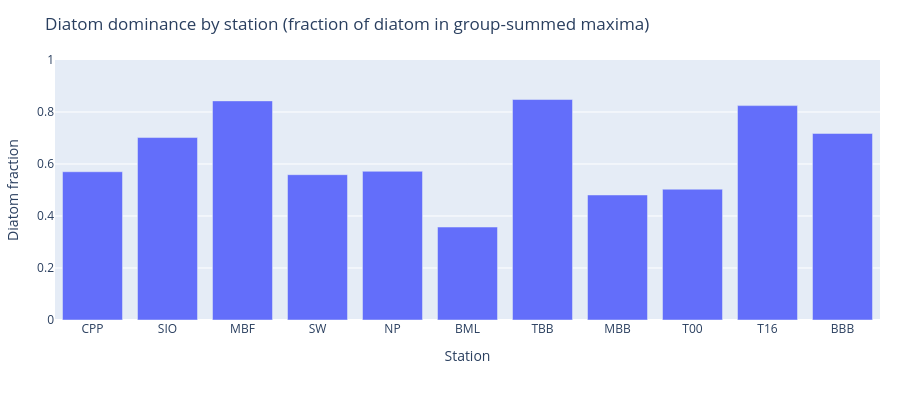

Write notebook code for a chart like this one.
### Code cell
pivot = site_group.pivot_table(index="site_code", columns="phyto_group", values="max_cells", aggfunc="sum").fillna(0)
pivot["total"] = pivot.sum(axis=1)
pivot["diatom_frac"] = np.where(pivot["total"] > 0, pivot.get("diatom", 0) / pivot["total"], np.nan)

dom = pivot.reset_index()[["site_code", "diatom_frac"]]
dom["site_code"] = pd.Categorical(dom["site_code"], categories=site_order, ordered=True)

fig2 = px.bar(
    dom,
    x="site_code",
    y="diatom_frac",
    title="Diatom dominance by station (fraction of diatom in group-summed maxima)",
    labels={"site_code": "Station", "diatom_frac": "Diatom fraction"},
)
fig2.update_yaxes(range=[0, 1])
fig2.update_layout(height=400, margin=dict(l=40, r=20, t=60, b=80))
fig2.show()

### Figure 1 — Plotly figure (JSON) as saved in the notebook; plotly's stock layout.template omitted (floating-point values rounded to 4 significant figures)
{"data": [{"hovertemplate": "Station=%{x}<br>Diatom fraction=%{y}<extra></extra>", "legendgroup": "", "marker": {"color": "#636efa", "pattern": {"shape": ""}}, "name": "", "orientation": "v", "showlegend": false, "textposition": "auto", "type": "bar", "x": ["CPP", "SIO", "MBF", "SW", "NP", "BML", "TBB", "MBB", "T00", "T16", "BBB"], "xaxis": "x", "y": [0.5702, 0.7017, 0.8427, 0.5589, 0.5719, 0.3575, 0.848, 0.4809, 0.5031, 0.8246, 0.7175], "yaxis": "y"}], "layout": {"barmode": "relative", "height": 400, "legend": {"tracegroupgap": 0}, "margin": {"b": 80, "l": 40, "r": 20, "t": 60}, "title": {"text": "Diatom dominance by station (fraction of diatom in group-summed maxima)"}, "xaxis": {"anchor": "y", "domain": [0, 1], "title": {"text": "Station"}}, "yaxis": {"anchor": "x", "domain": [0, 1], "range": [0, 1], "title": {"text": "Diatom fraction"}}}}
